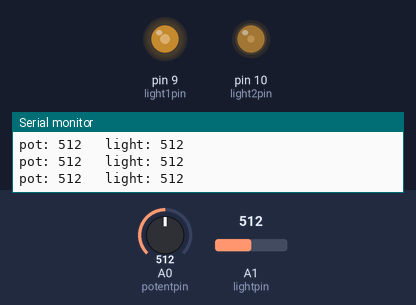
Simulated run of this sketch. Board: Arduino Uno, built with avr-gcc and run on an emulated ATmega328P. Shown: output pins drawn as LEDs (lit = HIGH), the last lines printed to the serial monitor. The inputs (shaded band) are chosen by the test bench; at power-on: A0 (potentpin) = 512, A1 (lightpin) = 512.

Above: at 1.2 s.
1.3 s: A0 (potentpin) set to 991
At 1.6 s:
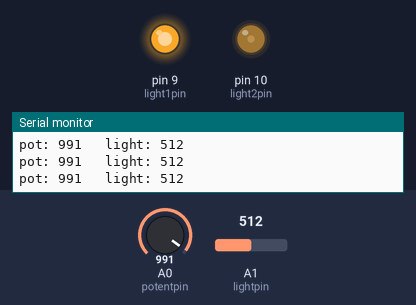
2.8 s: A0 (potentpin) set to 1013
At 3.2 s:
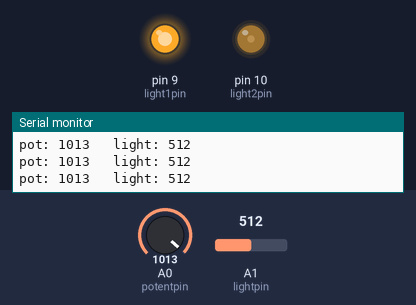
4.3 s: A1 (lightpin) set to 0
At 5.5 s:
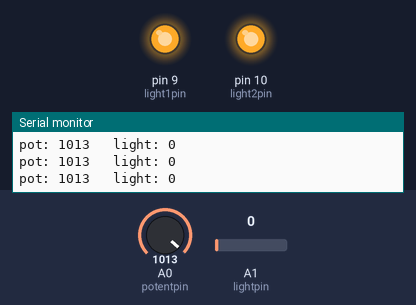
5.8 s: A1 (lightpin) set to 386
8.8 s: A1 (lightpin) set to 399
At 9.1 s:
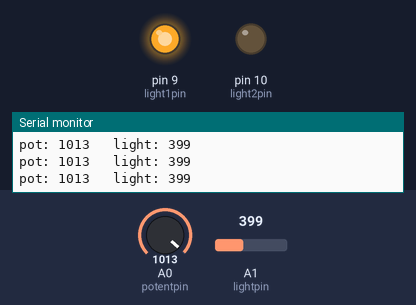
10.3 s: A0 (potentpin) set to 716
At 10.8 s:
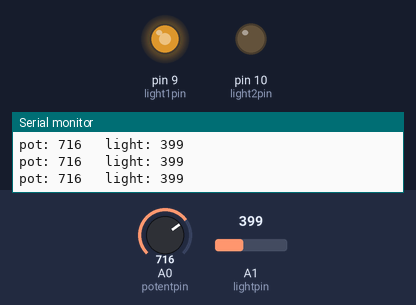
Timing chart, 0 to 12.8 s (numbered marks = the images above; inputs shaded):
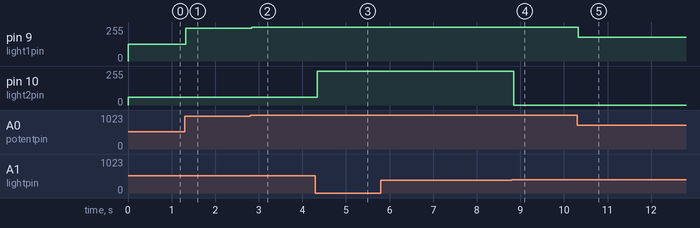

The sketch:

AnalogLEDstuff.ino.ino
```cpp
int pot;
int light;

const int potentpin = A0;
const int lightpin = A1;

const int light1pin = 9;
const int light2pin = 10;

void setup() {
  // put your setup code here, to run once:
  pinMode(10, OUTPUT);
  pinMode(9, OUTPUT);
  Serial.begin(9600);
}

void loop() {
  // put your main code here, to run repeatedly:
  pot = analogRead(potentpin);
  light = analogRead(lightpin);

  Serial.print("pot: ");
  Serial.print(pot);
  Serial.print("\t light: ");
  Serial.println(light);

  int potOut = map(pot, 0, 1023, 0, 255);
  int lightOut = map(light, 400, 900, 0, 255);
  analogWrite(light1pin, potOut);
  analogWrite(light2pin, lightOut);
}
```

Measured:
- the behaviour switches between 398 and 399 on A1 (lightpin) (found by bisection; images 3 and 4)
- after the input at 1.3 s, pin 9 (light1pin): 127/255 → 247/255 at once
- after the input at 2.8 s, pin 9 (light1pin): 247/255 → 252/255 at once
- after the input at 4.3 s, pin 10 (light2pin): 57/255 → 255/255 at once
- after the input at 8.8 s, pin 10 (light2pin): 255/255 → 0/255 after 0.05 s
- after the input at 10.3 s, pin 9 (light1pin): 252/255 → 178/255 at once
